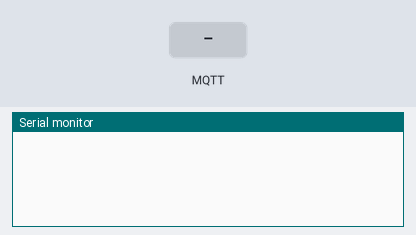
Simulated run of this sketch. Board: ESP8266 (NodeMCU). Shown: the last lines printed to the serial monitor. The test bench sets the inputs (shaded band). WiFi joins after 1.5 s; servers stay silent unless stated; no MQTT or app messages arrive unless stated.

Above: at 2.7 s.
2.8 s: MQTT message "1" arrives on the first subscribed topic
At 3.6 s:
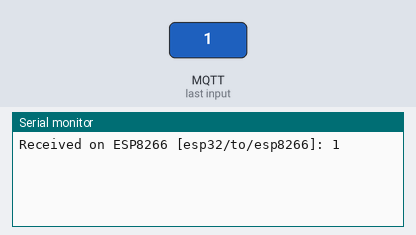
4.3 s: MQTT message "on" arrives on the first subscribed topic
At 4.7 s:
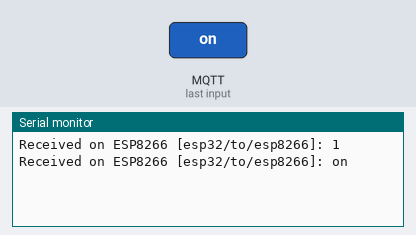
5.8 s: MQTT message "off" arrives on the first subscribed topic
At 7.1 s:
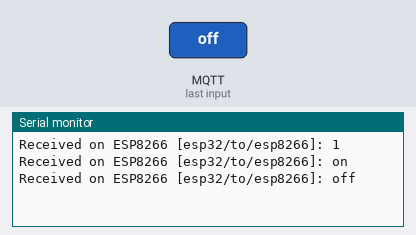

Measured:
- after the input at 2.8 s, the serial monitor: prints a new line at once (image 1)
- after the input at 4.3 s, the serial monitor: prints a new line at once (image 2)
- after the input at 5.8 s, the serial monitor: prints a new line at once (image 3)

The sketch:

esp8266_mqtt.ino
```cpp
#include <ESP8266WiFi.h>
#include <PubSubClient.h>

const char* ssid = "SWAROOP";
const char* password = "swaroop9900";
const char* mqtt_server = "broker.hivemq.com";

WiFiClient espClient;
PubSubClient client(espClient);

void callback(char* topic, byte* payload, unsigned int length) {
  Serial.print("Received on ESP8266 [");
  Serial.print(topic);
  Serial.print("]: ");
  for (int i = 0; i < length; i++) {
    Serial.print((char)payload[i]);
  }
  Serial.println();
}

void reconnect() {
  while (!client.connected()) {
    if (client.connect("ESP8266Client")) {
      client.subscribe("esp32/to/esp8266");
    } else {
      delay(5000);
    }
  }
}

void setup() {
  Serial.begin(115200);
  WiFi.begin(ssid, password);
  while (WiFi.status() != WL_CONNECTED) delay(500);
  client.setServer(mqtt_server, 1883);
  client.setCallback(callback);
}

void loop() {
  if (!client.connected()) {
    reconnect();
  }
  client.loop();

  static unsigned long lastMsg = 0;
  if (millis() - lastMsg > 5000) {
    lastMsg = millis();
    client.publish("esp8266/to/esp32", "Hello from ESP8266");
  }
}
```
